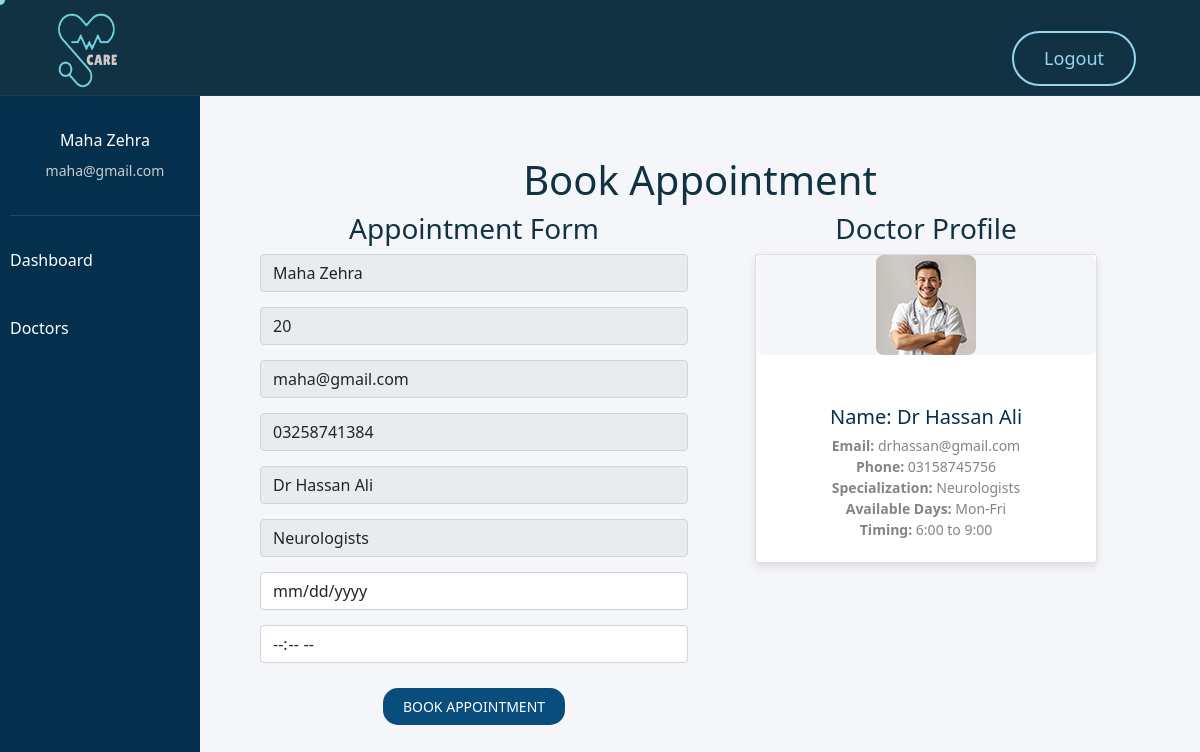
/patient/appointment.php?id=35 (signed in), run on the app's committed database.
### tables this page shows
CREATE TABLE `patient_reg` (
  `id` int(11) NOT NULL,
  `patient_name` varchar(50) NOT NULL,
  `patient_age` int(50) NOT NULL,
  `patient_email` varchar(50) NOT NULL,
  `patient_phone` varchar(50) NOT NULL,
  `patient_password` varchar(255) DEFAULT NULL
);

CREATE TABLE `doctor_add` (
  `id` int(11) NOT NULL,
  `doctor_name` varchar(100) NOT NULL,
  `doctor_email` varchar(100) NOT NULL,
  `doctor_phone` varchar(15) NOT NULL,
  `doctor_days` varchar(100) DEFAULT NULL,
  `timing` varchar(100) DEFAULT NULL,
  `password` varchar(255) DEFAULT NULL,
  `file_name` varchar(255) DEFAULT NULL,
  `status` enum('pending','approved','rejected') NOT NULL DEFAULT 'pending',
  `created_at` timestamp NULL DEFAULT current_timestamp(),
  `city` int(11) DEFAULT NULL,
  `specialization_id` int(11) DEFAULT NULL
);

CREATE TABLE `specialization` (
  `sp_id` int(11) NOT NULL,
  `sp_name` varchar(100) NOT NULL
);

### patient/connection.php (called while the page is built, shortened)
<?php
$con = mysqli_connect("localhost", "root", "", "hospital_management_system");
$patient_email = $_SESSION['patient'];
$query = "SELECT patient_name, patient_email, patient_phone FROM patient_reg WHERE patient_email = ?";
$stmt = mysqli_prepare($con, $query);
mysqli_stmt_bind_param($stmt, "s", $patient_email);
mysqli_stmt_execute($stmt);
$result = mysqli_stmt_get_result($stmt);
if (mysqli_num_rows($result) > 0) {
    $user = mysqli_fetch_assoc($result);
    $patient_name = $user['patient_name'];
    $patient_email = $user['patient_email'];
} else {
    $patient_name = "Unknown";
    $patient_email = "No email found";
    $patient_phone = "No phone found";
}
?>

### patient/appointment.php (the view, shortened to what this page needs)
<?php
require_once "connection.php";
$doctor_id = $_GET['id'] ?? null;
$query = "SELECT * FROM patient_reg WHERE patient_email = ?";
$stmt = $con->prepare($query);
$stmt->bind_param("s", $_SESSION["patient"]);
$stmt->execute();
$patient_info = $stmt->get_result()->fetch_assoc();
$doctor_query = "
    SELECT doctor_add.*, specialization.sp_name
    FROM doctor_add
    JOIN specialization ON doctor_add.specialization_id = specialization.sp_id
    WHERE doctor_add.id = ? AND doctor_add.status = 'approved'";
$stmt = $con->prepare($doctor_query);
$stmt->bind_param("i", $doctor_id);
$stmt->execute();
$doctor_info = $stmt->get_result()->fetch_assoc();
?>
<!DOCTYPE html>
<html lang="en">
<head>
    <link rel="stylesheet" href="css/layout.css">
    <?php require_once "mainlinks.php"; ?>
</head>
<body class="tt-magic-cursor">
<div id="magic-cursor">
</div>
    <div class="dashboard_container">
        <?php include('linkheader.php'); ?>
        <div class="dashboard_main">
            <?php include('side.php'); ?>
            <div class="dashboard_content_main">
                <div class="main-content">
                    <h1>Book Appointment</h1>
                    <div class="row">
                        <div class="col-lg-6 col-md-6">
                            <h3>Appointment Form</h3>
                            <form method="post">
                                <input type="text" value="<?php echo htmlspecialchars($patient_info["patient_name"]); ?>" disabled class="form-control">
                                <input type="number" value="<?php echo htmlspecialchars($patient_info["patient_age"]); ?>" disabled class="form-control">
                                <input type="email" value="<?php echo htmlspecialchars($patient_info["patient_email"]); ?>" disabled class="form-control">
                                <input type="number" value="<?php echo htmlspecialchars($patient_info["patient_phone"]); ?>" disabled class="form-control">
                                <input type="text" value="<?php echo htmlspecialchars($doctor_info["doctor_name"]); ?>" disabled class="form-control">
                                <input type="text" value="<?php echo htmlspecialchars($doctor_info["sp_name"]); ?>" disabled class="form-control">
                                <input type="date" name="appointment_date" class="form-control" required>
                                <input type="time" name="appointment_time" class="form-control" required>
                                <button type="submit" name="appointment_btn"  class="btn_appointment">Book Appointment</button>
                            </form>
                        </div>
                        <div class="col-lg-6 col-md-6">
                            <h3>Doctor Profile</h3>
                            <div class="card">
                                <div class="post-image">
                                    <?php if (!empty($doctor_info['file_name'])): ?>
                                        <img src="../<?php echo htmlspecialchars($doctor_info["file_name"]); ?>" alt="Doctor Picture">
                                    <?php else: ?>
                                        <img src="default-doctor.jpg" alt="Default Doctor">
                                    <?php endif; ?>
                                </div>
                                <div class="card-body">
                                    <h5>Name: <?php echo htmlspecialchars($doctor_info["doctor_name"] ?? "N/A"); ?></h5>
                                    <p>
                                        <strong>Email:</strong> <?php echo htmlspecialchars($doctor_info["doctor_email"] ?? "N/A"); ?><br>
                                        <strong>Phone:</strong> <?php echo htmlspecialchars($doctor_info["doctor_phone"] ?? "N/A"); ?><br>
                                        <strong>Specialization:</strong> <?php echo htmlspecialchars($doctor_info["sp_name"] ?? "N/A"); ?><br>
                                        <strong>Available Days:</strong> <?php echo htmlspecialchars($doctor_info["doctor_days"] ?? "N/A"); ?><br>
                                        <strong>Timing:</strong> <?php echo htmlspecialchars($doctor_info["timing"] ?? "N/A"); ?>
                                    </p>
                                </div>
                            </div>
                        </div>
                    </div>
                </div>
            </div>
        </div>
    </div>
</body>
</html>

### patient/mainlinks.php (shortened to what this page needs)
<link href="../css/bootstrap.min.css" rel="stylesheet" media="screen">
<link href="../css/slicknav.min.css" rel="stylesheet">
<link rel="stylesheet" href="../css/swiper-bundle.min.css">
<link href="../css/all.css" rel="stylesheet" media="screen">
<link href="../css/animate.css" rel="stylesheet">
<link rel="stylesheet" href="../css/magnific-popup.css">
<link href="../css/custom.css" rel="stylesheet" media="screen">
   <link href="https://cdn.jsdelivr.net/npm/bootstrap@5.0.2/dist/css/bootstrap.min.css" rel="stylesheet">

### patient/linkheader.php (shortened to what this page needs)
<header class="main-header">
		<div class="header-sticky">
			<nav class="navbar navbar-expand-lg">
				<div class="container">
					<div class="header-logo">
						<a class="navbar-brand" href="index.php">
						<img style=" width:70px; height : 80px;" src="images/new_care.png"  class="logo" alt="">
						</a>
					</div>
					<div class="collapse navbar-collapse main-menu">
                        <div class="nav-menu-wrapper">
                            <ul class="navbar-nav mr-auto" id="menu">
                                <li class="nav-item highlighted-menu"><a class="nav-link" href="logout.php">Logout</a></li>
                            </ul>
                        </div>
					</div>
				</div>
			</nav>
		</div>
	</header>

### patient/side.php (shortened to what this page needs)
<div class="sidebar">
    <div class="profile-section">
        <h4><?php echo htmlspecialchars($patient_name); ?></h4>
        <p><?php echo htmlspecialchars($patient_email); ?></p>
    </div>
    <ul class="navbar-nav ms-auto mb-2 mb-lg-0">
        <li class="nav-item">
            <a class="nav-link active" href="index.php">Dashboard</a>
        </li>
        <li class="nav-item">
            <a class="nav-link active" href="doctor-detail.php">Doctors</a>
        </li>
    </ul>
</div>

### patient/css/layout.css (style rules this page uses)
.dashboard_container { display: flex; flex-direction: column; height: 100vh; overflow: hidden; }
.dashboard_main { display: flex; flex: 1; overflow: hidden; }
.dashboard_content_main { flex: 1; padding: 20px; background-color: #f4f6f9; overflow-y: auto; box-sizing: border-box; }

### css/custom.css (style rules this page uses)
:root { --body-background : #FFF7F4; --primary-color : #113243; --text-color : #000000; --accent-color : #96d4f0; --secondry-color : #FFFFFF; --transparent-color : #fffbfbcb; --transparent-secondry-color : #000000aa; --light-Background : #113f56; --light-accent-color : #bcddf7; --light-accent-color : #0a2e4a; --default-font : "Figtree", sans-serif;; }
body { font-family: var(--default-font); font-size: 16px; font-weight: 400; line-height: 1.5em; color: var(--text-color); background: var(--body-background); }
p { margin: 0; font-size: 18px; }
h1, h2, h3, h4, h5, h6 { font-weight: 600; color: var(--primary-color); line-height: 1.1em; margin :0; }
img { max-width: 100%; }
a { text-decoration: none; }
html, body { width: 100%; overflow-x: clip; }
.container { max-width: 1300px; }
.container, .container-fluid, .container-lg, .container-md, .container-sm, .container-xl, .container-xxl { padding-right: 15px; padding-left: 15px; }
.row { margin-right: -15px; margin-left: -15px; }
.row > * { padding-right: 15px; padding-left: 15px; }
#magic-cursor { position: absolute; width: 10px !important; height: 10px !important; pointer-events: none; z-index: 1000000; }
header.main-header { background-color: var(--primary-color); border-bottom: 1px solid var(--light-Background); position: relative; z-index: 100; }
header.main-header .header-sticky { position: relative; top: 0; z-index: 100; }
.navbar { padding: 20px 0; align-items: center; }
.navbar-brand { padding: 0; margin: 0; }
.main-menu .nav-menu-wrapper { flex: 1; text-align: end; }
.main-menu .nav-menu-wrapper > ul { align-items: center; display: inline-flex; }
.main-menu ul li { margin: 0 10px; position: relative; }
.main-menu ul li a { font-size: 18px; font-weight: 400; padding: 15px 10px !important; color: var(--secondry-color); text-transform: capitalize; transition: all 0.3s ease-in-out; }
.main-menu ul li.highlighted-menu a { font-size: 18px; font-weight: 500; border-radius: 100px; color: var(--accent-color); text-transform: capitalize; border: 2px solid var(--accent-color); padding: 12px 30px !important; transition: all 0.3s ease-in-out; position: relative; overflow: hidden; }
.main-menu ul li.highlighted-menu a::after { content: ''; position: absolute; width: 0; height: 104%; top: 50%; left: 50%; background: var(--secondry-color); opacity: 0; z-index: -1; transform: translateX(-51%) translateY(-51%); transition: all 0.4s; border-radius: 5px; }
.slicknav_menu ul { margin: 5px 0; }
.slicknav_nav .slicknav_row, .slicknav_nav li a { position: relative; font-size: 16px; font-weight: 400; text-transform: capitalize; padding: 10px 20px; color: var(--secondry-color); line-height: normal; margin: 0; border-radius: 0 !important; }
.post-image { margin-bottom: 30px; }
.post-image img { aspect-ratio: 1 / 0.50; object-fit: cover; }

### patient/appointment.php (style rules this page uses)
.main-content { padding: 40px; background-color: #f4f6f9; min-height: 100vh; text-align: center; }
.form-control { margin-bottom: 15px; border: 1px solid #ccc; border-radius: 4px; padding: 8px 12px; }
.card { background-color: #fff; border-radius: 10px; box-shadow: 0 4px 8px rgba(0, 0, 0, 0.1); overflow: hidden; transition: transform 0.3s ease; width: 80%; margin: 0 auto; }
.post-image { overflow: hidden; border-radius: 8px; background-color: #f4f6f9; }
.post-image img { object-fit: contain; border-radius: 8px; }
.card-body { text-align: center; }
.card-body h5 { font-size: 20px; color: #04304e; margin: 4px 0; }
.card-body p { font-size: 14px; color: #848484; margin: 6px 0; }
.btn_appointment { margin-top: 10px; padding: 8px 20px; background-color: #084d7b; border: #084d7b; color: #fff; text-transform: uppercase; border-radius: 15px; text-decoration: none; font-size: 14px; transition: background-color 0.3s ease; }
.col-lg-6 { max-width: 400px; margin-bottom: 20px; }

### data on the page
patient_reg: patient_name "Maha Zehra", patient_email "maha@gmail.com", patient_age "20", patient_phone "03258741384"
doctor_add: doctor_name "Dr Hassan Ali", specialization.sp_name "Neurologists", file_name (picture), doctor_email "drhassan@gmail.com", doctor_phone "03158745756", doctor_days "Mon-Fri", timing "6:00 to 9:00"
